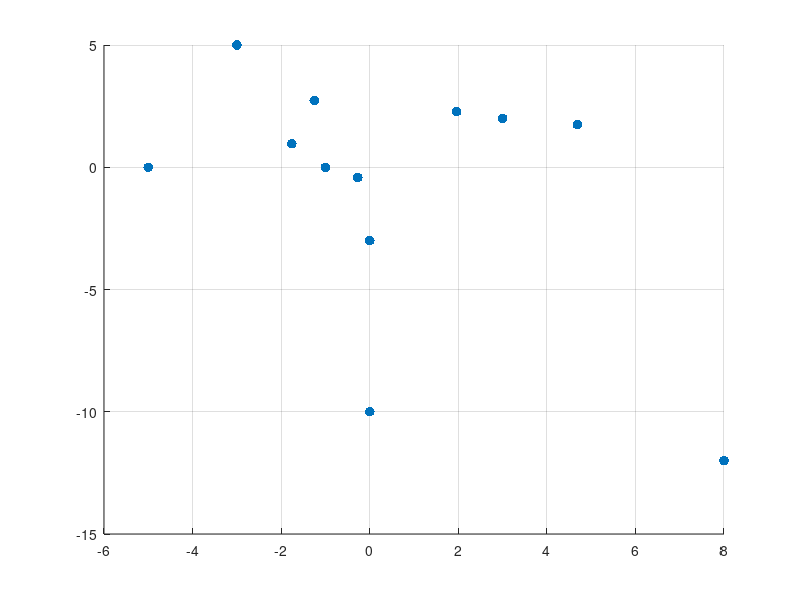

The MATLAB script that drew this image:
% Crear grafico con todos los numeros complejos

x = double([3;0;-5;-1.25;-1;-0.2702;3;-1;0;4.69;1.9609;8;-1.76;-3;0])
y = double([2;-3;0;2.73;0;-0.4207;2;0;-10;1.74;2.2704;-12;0.9588;5;-3])
xy = complex(x, y)

figure("Name","Numeros complejos")
scatter(real(xy), imag(xy), 50, 'filled')
grid on